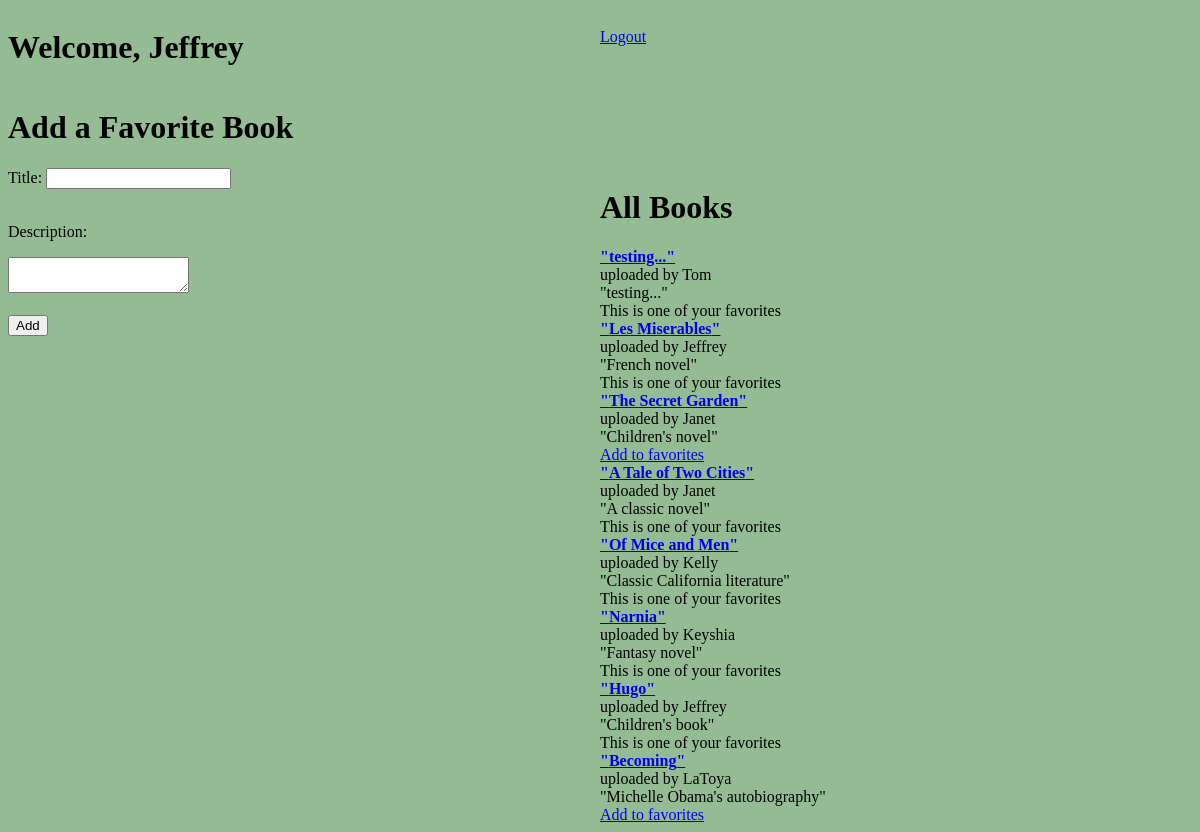
The app's page /books (signed in), older data.
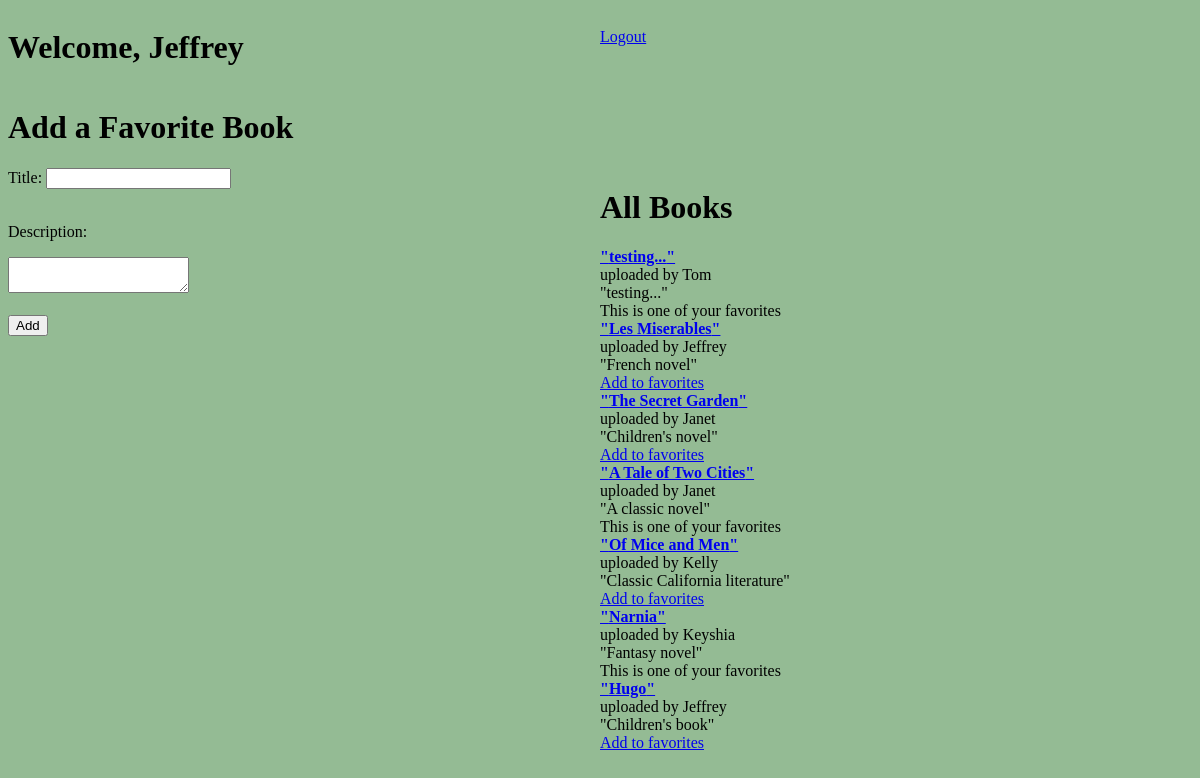
The same page, newer data.
### favorite_books_app/models.py (models this page shows)
class User(models.Model):
    first_name = models.CharField(max_length=255)
    last_name = models.CharField(max_length=255)
    email = models.EmailField(max_length=255)
    password = models.CharField(max_length=255)
    updated_at = models.DateTimeField(auto_now=True)
    created_at = models.DateTimeField(auto_now_add = True)
    objects = UserManager()

class Book(models.Model):
    title = models.CharField(max_length= 255)
    author = models.CharField(max_length=255)
    description = models.TextField()
    created_at = models.DateTimeField(auto_now_add=True)
    updated_at = models.DateTimeField(auto_now=True)
    upload_status = models.ForeignKey(User, related_name="books", on_delete = models.CASCADE, null = True)
    users = models.ManyToManyField(User, related_name="Books")
    objects = BookManager()

### favorite_books_app/views.py (the view)
# urls.py: path('books', views.books),
def books(request):
    if 'user_id' not in request.session:
        return redirect('/')
    this_user = User.objects.filter(id = request.session['user_id'])
    context = {
        "current_user" : this_user[0], #grabs from session rather than database to prevent refreshing into login
        "all_books": Book.objects.all(),
        }
    return render(request, "add_book.html", context)

### favorite_books_app/templates/add_book.html (shortened to what this page needs)
<!DOCTYPE html>
<html lang = "en">
<head>
    {% load static %}
    <link rel="stylesheet" href="{% static 'background-color.css' %}">
</head>
<body>
<header id="add-header">
    <h1 id="welcome-add">Welcome, {{ current_user.first_name }}</h1>
    <a id = "logout-add" href="/logout">Logout</a>
</header>
<h1>Add a Favorite Book</h1>
    <div id="add-book-container">
        <form action="/check_book" method='POST' id="add-form">
            <label for="title">Title:</label>
            <input class="title" type="text" name = "title">
            <br><br>
            <p id = "description">Description:</p>
            <textarea name="description"></textarea>
            <br><br>
            <input type="submit" value="Add" id = "button">
        </form>
        <div id="all-books-add">
            <h1>All Books </h1>
                {% for book in all_books %}
                    {% if current_user.first_name == book.upload_status.first_name and current_user in book.users.all %}
                        <a class = "bold" href = "/was_favorited_check/{{ book.id }}">"{{ book.title }}"</a>
                        <p class = "sub"> uploaded by {{ book.upload_status.first_name}}</p>
                        <p class = "sub">"{{ book.description }}"</p>
                        <p class = "sub" class="italics">This is one of your favorites</p>
                    {% elif current_user in book.users.all %}
                        <a class = "bold" href = "/was_favorited_check/{{ book.id }}">"{{ book.title }}"</a>
                        <p class = "sub"> uploaded by {{ book.upload_status.first_name}}</p>
                        <p class = "sub">"{{ book.description }}"</p>
                        <p class = "sub" class="italics">This is one of your favorites</p>
                    {% else %}
                        <a class = "bold" href = "/was_favorited_check/{{ book.id }}">"{{ book.title }}"</a>
                        <p class = "sub"> uploaded by {{ book.upload_status.first_name}}</p>
                        <p class = "sub">"{{ book.description }}"</p>
                        <div id="view-links">
                        <a href = "/add_favorite_book/{{ book.id }} ">Add to favorites</a>
                        </div>
                    {% endif %}
                {% endfor %}
        </div>
    </div>
</body>
</html>

### favorite_books_app/static/background-color.css (style rules this page uses)
body { background-color:rgb(148, 187, 148); }
#add-header { display: flex; }
#welcome-add { flex: 1; }
#logout-add { margin-top: 20px; flex: 1; }
#add-form { flex:1; }
#all-books-add { flex:1; }
.bold { margin-top: 20px; font-weight:bolder; }
#add-book-container { display: flex; }
.sub { margin-top: 0px; margin-bottom: 0px; }

Row changes from the older to the newer data that the page shows:
removed Book: title "Becoming", upload_status.first_name "LaToya", description "Michelle Obama's autobiography"
computed for Book "Les Miserables": text "This is one of your favorites" → "Add to favorites"
computed for Book "Of Mice and Men": text "This is one of your favorites" → "Add to favorites"
computed for Book "Hugo": text "This is one of your favorites" → "Add to favorites"
